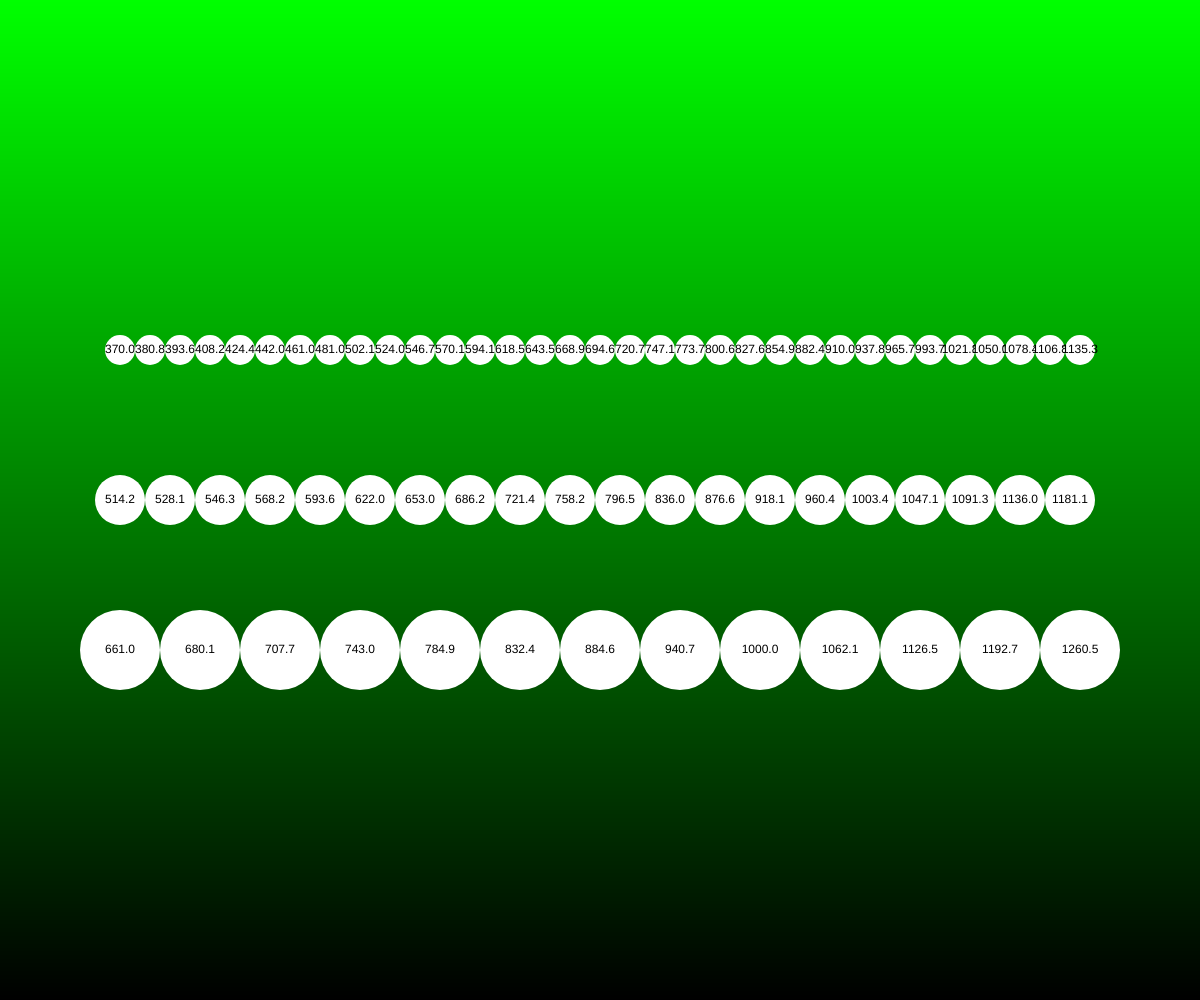
Frame 1 (no input)
Frame 60 (no input): identical to frame 1, image omitted
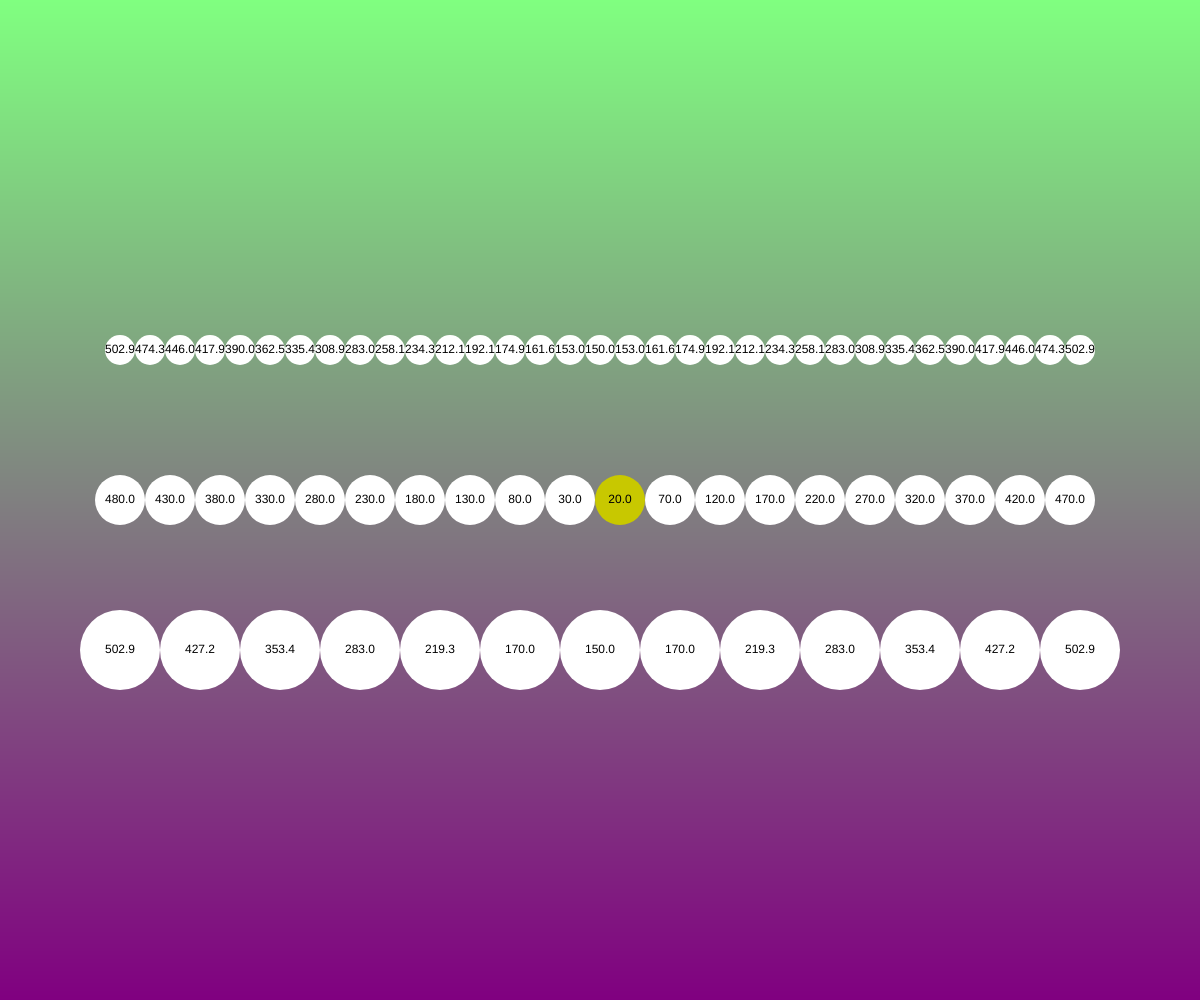
Frame 120 (the mouse pressed at the canvas centre since frame 60)

The p5.js sketch that drew these frames (run headless with seeded random() and noise() and a simulated clock; from frame 60 on, the mouse is pressed at the canvas centre):

// p5.js sketch
// ── sketch.js
// Drawing with Single Loops
// Caleb Schwab
// 09/23/25


function setup() {
  createCanvas(windowWidth, windowHeight);
}

function draw() {
  gradientBackground();
  circleLine(height/2, 50);
  circleLine(height*.35, 30);
  circleLine(height*.65, 80);
}

function gradientBackground(){
  //create a gradient to use as a background
  let h = 1; // height of each rectangle

  //Use a loop (doesnt have to be a WHILE) to draw a vertical stack of rectangles
  let y = 0;
  while (y <= height){
    noStroke();
    let mappedY = map(y,0,height,0,255);
    let flippedY = 255 - mappedY;
    let mappedMouseX = map(mouseX, 0, width, 0,255);
    let mappedMouseY = map(mouseY, 0, height, 0,255);
    fill(mappedMouseY, flippedY, mappedMouseX);
    rect(0, y, width, h);
    y += h;
  }
}

function cDistance(x1, y1, x2, y2){
  //calculate the straightline distance between (x1, y1) and (x2, y2)
  let a = abs(x1 - x2);
  let b = abs(y1 - y2);
  let c = sqrt(pow(a,2) + pow(b,2));
  return c.toFixed(1); //keep only 1 decimal place
}

function circleLine(y, size){
  //use this function to draw a line of circles (loop)
  // y -> number  the height at which to draw the line
  // size -> number diameter of the circles
  let xStart = width*.1; // 10% position from the left
  let xEnd = width *.9; // 90% horizontal position from the left

  for(let x = xStart; x <= xEnd; x += size) {
    let d = cDistance(x,y, mouseX, mouseY);
    if(d <= size/2){ // distance less than radius (in circle)
      fill(200, 200, 0);
    }
    else fill(255);
    circle(x, y, size);
    textAlign(CENTER, CENTER) // center align text in circlea
    fill(0)
    text(d, x, y);
  }
}
